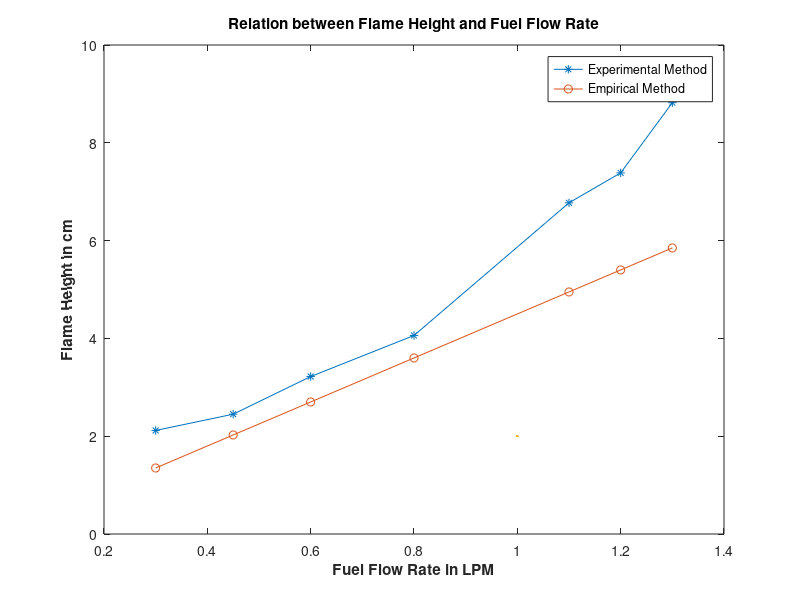

MATLAB code to generate this figure:
clear all;
close all;
x = [0.3,0.45,0.6,0.8,1.1,1.2,1.3];
y = [121,140,184,232,387,422,504]*0.0175;  
z = x*(4.5);
figure
plot(x,y,'-*',x,z,'-o',LineWidth=2)
xlabel('Fuel Flow Rate in LPM','fontweight','bold')
ylabel('Flame Height in cm','fontweight','bold')
legend('Experimental Method','Empirical Method')
title('Relation between Flame Height and Fuel Flow Rate','fontweight','bold')